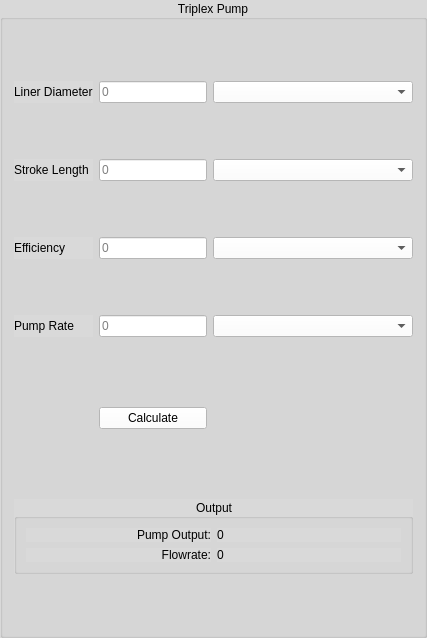
         <widget class="QGroupBox" name="groupBox_2">
          <property name="maximumSize">
           <size>
            <width>1000</width>
            <height>16777215</height>
           </size>
          </property>
          <property name="font">
           <font>
            <family>Segoe UI</family>
            <pointsize>9</pointsize>
            <weight>50</weight>
            <bold>false</bold>
            <kerning>true</kerning>
           </font>
          </property>
          <property name="styleSheet">
           <string notr="true">background-color: rgb(217, 217, 217);</string>
          </property>
          <property name="title">
           <string>Triplex Pump</string>
          </property>
          <property name="alignment">
           <set>Qt::AlignCenter</set>
          </property>
          <layout class="QGridLayout" name="gridLayout_16">
           <item row="15" column="2">
            <widget class="QComboBox" name="tPumpRateCBox">
             <property name="minimumSize">
              <size>
               <width>200</width>
               <height>0</height>
              </size>
             </property>
             <property name="maximumSize">
              <size>
               <width>200</width>
               <height>16777215</height>
              </size>
             </property>
             <property name="styleSheet">
              <string notr="true">background-color: rgb(255, 255, 255);</string>
             </property>
            </widget>
           </item>
           <item row="4" column="0">
            <spacer name="verticalSpacer_8">
             <property name="orientation">
              <enum>Qt::Vertical</enum>
             </property>
             <property name="sizeType">
              <enum>QSizePolicy::Preferred</enum>
             </property>
             <property name="sizeHint" stdset="0">
              <size>
               <width>20</width>
               <height>50</height>
              </size>
             </property>
            </spacer>
           </item>
           <item row="3" column="1">
            <widget class="QLineEdit" name="tStrokeLengthLineEdit">
             <property name="maximumSize">
              <size>
               <width>16777215</width>
               <height>16777215</height>
              </size>
             </property>
             <property name="font">
              <font>
               <family>Segoe UI</family>
               <pointsize>9</pointsize>
               <weight>50</weight>
               <bold>false</bold>
               <kerning>true</kerning>
              </font>
             </property>
             <property name="styleSheet">
              <string notr="true">background-color: rgb(255, 255, 255);</string>
             </property>
             <property name="placeholderText">
              <string>0</string>
             </property>
            </widget>
           </item>
           <item row="1" column="2">
            <widget class="QComboBox" name="tLinerDiameterCBox">
             <property name="minimumSize">
              <size>
               <width>200</width>
               <height>0</height>
              </size>
             </property>
             <property name="maximumSize">
              <size>
               <width>200</width>
               <height>16777215</height>
              </size>
             </property>
             <property name="styleSheet">
              <string notr="true">background-color: rgb(255, 255, 255);</string>
             </property>
            </widget>
           </item>
           <item row="1" column="1">
            <widget class="QLineEdit" name="tLinerDiameterLineEdit">
             <property name="font">
              <font>
               <family>Segoe UI</family>
               <pointsize>9</pointsize>
               <weight>50</weight>
               <bold>false</bold>
               <kerning>true</kerning>
              </font>
             </property>
             <property name="styleSheet">
              <string notr="true">background-color: rgb(255, 255, 255);</string>
             </property>
             <property name="placeholderText">
              <string>0</string>
             </property>
            </widget>
           </item>
           <item row="18" column="1">
            <widget class="QPushButton" name="tCalculateButton">
             <property name="maximumSize">
              <size>
               <width>200</width>
               <height>16777215</height>
              </size>
             </property>
             <property name="font">
              <font>
               <family>Segoe UI</family>
               <pointsize>9</pointsize>
               <weight>50</weight>
               <bold>false</bold>
               <kerning>true</kerning>
              </font>
             </property>
             <property name="styleSheet">
              <string notr="true">background-color: rgb(255, 255, 255);</string>
             </property>
             <property name="text">
              <string>Calculate</string>
             </property>
            </widget>
           </item>
           <item row="1" column="0">
            <widget class="QLabel" name="label_38">
             <property name="font">
              <font>
               <family>Segoe UI</family>
               <pointsize>9</pointsize>
               <weight>50</weight>
               <bold>false</bold>
               <kerning>true</kerning>
              </font>
             </property>
             <property name="text">
              <string>Liner Diameter</string>
             </property>
            </widget>
           </item>
           <item row="14" column="0">
            <spacer name="verticalSpacer_9">
             <property name="orientation">
              <enum>Qt::Vertical</enum>
             </property>
             <property name="sizeType">
              <enum>QSizePolicy::Preferred</enum>
             </property>
             <property name="sizeHint" stdset="0">
              <size>
               <width>20</width>
               <height>50</height>
              </size>
             </property>
            </spacer>
           </item>
           <item row="18" column="0">
            <spacer name="verticalSpacer_10">
             <property name="orientation">
              <enum>Qt::Vertical</enum>
             </property>
             <property name="sizeType">
              <enum>QSizePolicy::Maximum</enum>
             </property>
             <property name="sizeHint" stdset="0">
              <size>
               <width>20</width>
               <height>150</height>
              </size>
             </property>
            </spacer>
           </item>
           <item row="13" column="1">
            <widget class="QLineEdit" name="tEfficiencyLineEdit">
             <property name="font">
              <font>
               <family>Segoe UI</family>
               <pointsize>9</pointsize>
               <weight>50</weight>
               <bold>false</bold>
               <kerning>true</kerning>
              </font>
             </property>
             <property name="styleSheet">
              <string notr="true">background-color: rgb(255, 255, 255);</string>
             </property>
             <property name="placeholderText">
              <string>0</string>
             </property>
            </widget>
           </item>
           <item row="2" column="0">
            <spacer name="verticalSpacer_7">
             <property name="orientation">
              <enum>Qt::Vertical</enum>
             </property>
             <property name="sizeType">
              <enum>QSizePolicy::Preferred</enum>
             </property>
             <property name="sizeHint" stdset="0">
              <size>
               <width>20</width>
               <height>50</height>
              </size>
             </property>
            </spacer>
           </item>
           <item row="3" column="2">
            <widget class="QComboBox" name="tStrokeLengthCBox">
             <property name="minimumSize">
              <size>
               <width>200</width>
               <height>0</height>
              </size>
             </property>
             <property name="maximumSize">
              <size>
               <width>200</width>
               <height>16777215</height>
              </size>
             </property>
             <property name="styleSheet">
              <string notr="true">background-color: rgb(255, 255, 255);</string>
             </property>
            </widget>
           </item>
           <item row="21" column="0">
            <spacer name="verticalSpacer_32">
             <property name="orientation">
              <enum>Qt::Vertical</enum>
             </property>
             <property name="sizeType">
              <enum>QSizePolicy::Preferred</enum>
             </property>
             <property name="sizeHint" stdset="0">
              <size>
               <width>20</width>
               <height>50</height>
              </size>
             </property>
            </spacer>
           </item>
           <item row="15" column="0">
            <widget class="QLabel" name="label_36">
             <property name="font">
              <font>
               <family>Segoe UI</family>
               <pointsize>9</pointsize>
               <weight>50</weight>
               <bold>false</bold>
               <kerning>true</kerning>
              </font>
             </property>
             <property name="text">
              <string>Pump Rate</string>
             </property>
            </widget>
           </item>
           <item row="13" column="0">
            <widget class="QLabel" name="label_39">
             <property name="font">
              <font>
               <family>Segoe UI</family>
               <pointsize>9</pointsize>
               <weight>50</weight>
               <bold>false</bold>
               <kerning>true</kerning>
              </font>
             </property>
             <property name="text">
              <string>Efficiency</string>
             </property>
            </widget>
           </item>
           <item row="20" column="0" colspan="3">
            <widget class="QGroupBox" name="groupBox_15">
             <property name="font">
              <font>
               <family>Segoe UI</family>
               <pointsize>9</pointsize>
               <weight>50</weight>
               <bold>false</bold>
               <kerning>true</kerning>
              </font>
             </property>
             <property name="title">
              <string>Output</string>
             </property>
             <property name="alignment">
              <set>Qt::AlignCenter</set>
             </property>
             <layout class="QGridLayout" name="gridLayout_18">
              <item row="0" column="0">
               <widget class="QLabel" name="label_31">
                <property name="font">
                 <font>
                  <family>Segoe UI</family>
                  <pointsize>9</pointsize>
                  <weight>50</weight>
                  <bold>false</bold>
                  <kerning>true</kerning>
                 </font>
                </property>
                <property name="text">
                 <string>Pump Output:</string>
                </property>
                <property name="alignment">
                 <set>Qt::AlignRight|Qt::AlignTrailing|Qt::AlignVCenter</set>
                </property>
               </widget>
              </item>
              <item row="0" column="1">
               <widget class="QLabel" name="triplexPumpOutputLabel">
                <property name="font">
                 <font>
                  <family>Segoe UI</family>
                  <pointsize>9</pointsize>
                  <weight>50</weight>
                  <bold>false</bold>
                  <kerning>true</kerning>
                 </font>
                </property>
                <property name="text">
                 <string>0</string>
                </property>
               </widget>
              </item>
              <item row="1" column="0">
               <widget class="QLabel" name="label_33">
                <property name="font">
                 <font>
                  <family>Segoe UI</family>
                  <pointsize>9</pointsize>
                  <weight>50</weight>
                  <bold>false</bold>
                  <kerning>true</kerning>
                 </font>
                </property>
                <property name="text">
                 <string>Flowrate:</string>
                </property>
                <property name="alignment">
                 <set>Qt::AlignRight|Qt::AlignTrailing|Qt::AlignVCenter</set>
                </property>
               </widget>
              </item>
              <item row="1" column="1">
               <widget class="QLabel" name="triplexFlowrateOutputLabel">
                <property name="font">
                 <font>
                  <family>Segoe UI</family>
                  <pointsize>9</pointsize>
                  <weight>50</weight>
                  <bold>false</bold>
                  <kerning>true</kerning>
                 </font>
                </property>
                <property name="text">
                 <string>0</string>
                </property>
               </widget>
              </item>
             </layout>
            </widget>
           </item>
           <item row="15" column="1">
            <widget class="QLineEdit" name="tPumpRateLineEdit">
             <property name="font">
              <font>
               <family>Segoe UI</family>
               <pointsize>9</pointsize>
               <weight>50</weight>
               <bold>false</bold>
               <kerning>true</kerning>
              </font>
             </property>
             <property name="styleSheet">
              <string notr="true">background-color: rgb(255, 255, 255);</string>
             </property>
             <property name="placeholderText">
              <string>0</string>
             </property>
            </widget>
           </item>
           <item row="3" column="0">
            <widget class="QLabel" name="label_35">
             <property name="font">
              <font>
               <family>Segoe UI</family>
               <pointsize>9</pointsize>
               <weight>50</weight>
               <bold>false</bold>
               <kerning>true</kerning>
              </font>
             </property>
             <property name="text">
              <string>Stroke Length</string>
             </property>
            </widget>
           </item>
           <item row="13" column="2">
            <widget class="QComboBox" name="tEfficiencyCBox">
             <property name="minimumSize">
              <size>
               <width>200</width>
               <height>0</height>
              </size>
             </property>
             <property name="maximumSize">
              <size>
               <width>200</width>
               <height>16777215</height>
              </size>
             </property>
             <property name="styleSheet">
              <string notr="true">background-color: rgb(255, 255, 255);</string>
             </property>
            </widget>
           </item>
           <item row="0" column="1">
            <spacer name="verticalSpacer_15">
             <property name="orientation">
              <enum>Qt::Vertical</enum>
             </property>
             <property name="sizeType">
              <enum>QSizePolicy::Preferred</enum>
             </property>
             <property name="sizeHint" stdset="0">
              <size>
               <width>20</width>
               <height>50</height>
              </size>
             </property>
            </spacer>
           </item>
          </layout>
         </widget>
